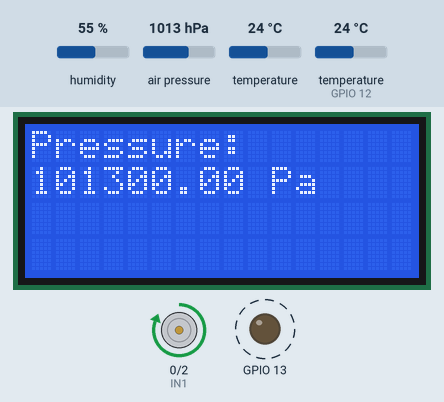
Recording of a sketch running on a simulated ESP8266 (NodeMCU). On the bench: 16×4 character LCD, motor-driver pin pairs drawn as motors (green arrow = first pin HIGH = forward, orange = second pin HIGH = backward, longer = more drive, scaled by the enable pin), output pins drawn as LEDs (lit = HIGH). Dashed ring = blinking. The test bench sets the inputs (shaded band); at power-on: air pressure 1013 hPa, humidity 55 %, temperature 24 °C, temperature (sensor on GPIO 12) 24 °C. Uploads are accepted with an empty reply; what the sketch prints to the serial monitor is not drawn.

Above: at 3.3 s.
3.4 s: air pressure set to 952 hPa
At 4.32 s:
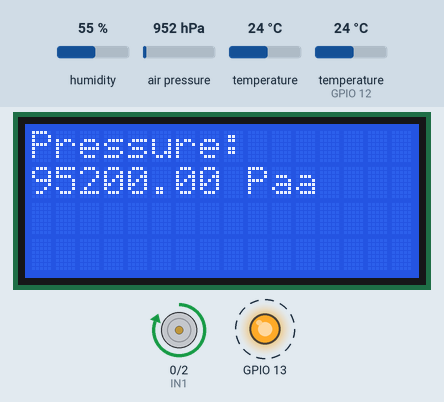
5.6 s: air pressure set to 1030 hPa
At 6.51 s:
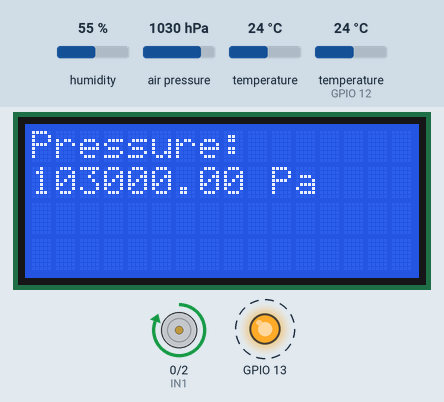
7.3 s: air pressure set to 1032 hPa
At 12.44 s:
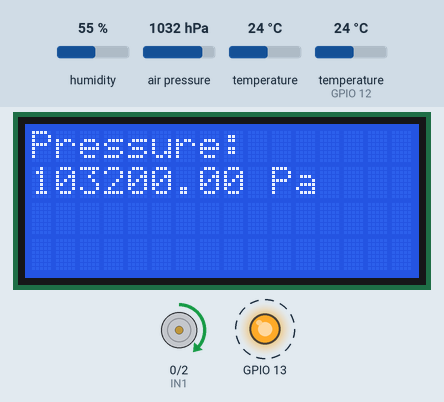
13.6 s: air pressure set to 1010 hPa
At 14.2 s:
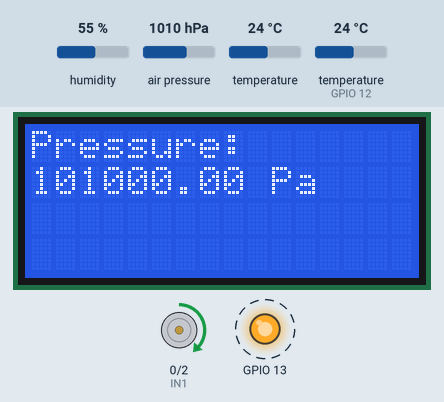
15.5 s: air pressure set to 1008 hPa
At 21.0 s:
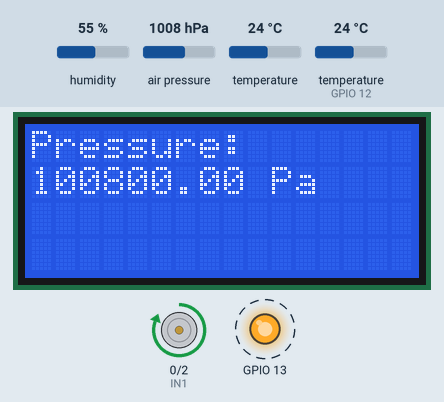
21.8 s: air pressure set to 1013 hPa
24.0 s: air pressure set to 1015 hPa
At 28.84 s:
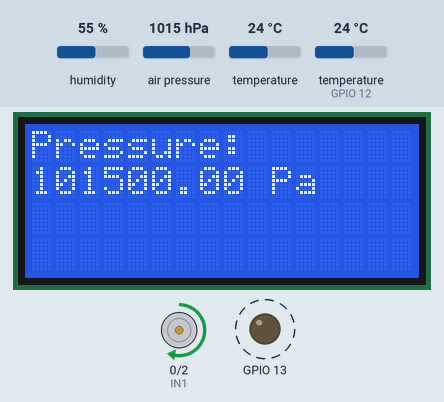
Timing chart, 0 to 31.2 s (numbered marks = the images above; inputs shaded):
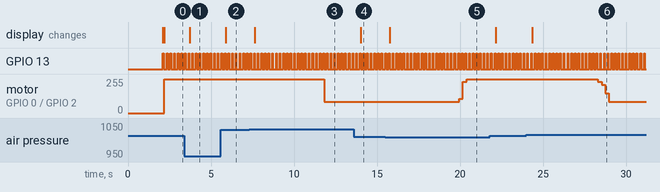

The sketch:

IOT.ino
```cpp
#include <Wire.h>
#include <Ewma.h>
#include <Adafruit_BMP085.h>
#include "UbidotsESPMQTT.h"
#include "PubSubClient.h"
#include <LiquidCrystal_I2C.h>
#include "DHT.h"

#define TOKEN "BBFF-GXxIkg7SN4gF9OKn5bVKyV8alQDdDl"
#define DEVICE_LABEL "esp8266"
#define WIFINAME "MIT"
#define WIFIPASS "28062017"
#define VARIABLE_LABEL1 "temperature"
#define VARIABLE_LABEL2 "pressure"
#define VARIABLE_LABEL3 "humidity"

LiquidCrystal_I2C lcd(0x27, 16, 4);
DHT dht(12, DHT11);
Adafruit_BMP085 bmp;
Ewma adcFilter1(0.01);

int ENA = 14;
int IN1 = 0;
int IN2 = 2;
float e = 0, uk = 0, uk1 = 0;
float pressure = 0, y = 0, temperature = 0, humidity = 0;
float r = 0, MIN_PRESSURE = 0, MAX_PRESSURE = 0;
const int Ts = 150;
int duty = 0;
int brillo=0, brillo2=0;
const int ERROR_VALUE = 65535;

const uint8_t NUMBER_OF_VARIABLES = 3;
char * variable_labels[NUMBER_OF_VARIABLES] = {VARIABLE_LABEL1, VARIABLE_LABEL2, VARIABLE_LABEL3};
int seguro=3;

float estadoout1;
float estadoout2;
float estadoout3;

float value;
uint8_t variable;

Ubidots ubiClient(TOKEN);

WiFiClient client;

void callback(char* topic, byte* payload, unsigned int length) {
  char* variable_label = (char *) malloc(sizeof(char) * 30);;
  get_variable_label_topic(topic, variable_label);
  value = btof(payload, length);
  set_state(variable_label);
  execute_cases();
  free(variable_label);
}

// Parse topic to extract the variable label which changed value
void get_variable_label_topic(char * topic, char * variable_label) {
  Serial.print("topic:");
  Serial.println(topic);
  sprintf(variable_label, "");
  for (int i = 0; i < NUMBER_OF_VARIABLES; i++) {
    char * result_lv = strstr(topic, variable_labels[i]);
    if (result_lv != NULL) {
      uint8_t len = strlen(result_lv);
      char result[100];
      uint8_t i = 0;
      for (i = 0; i < len - 2; i++) {
        result[i] = result_lv[i];
      }
      result[i] = '\0';
      Serial.print("Label is: ");
      Serial.println(result);
      sprintf(variable_label, "%s", result);
      break;
    }
  }
}

// cast from an array of chars to float value.
float btof(byte * payload, unsigned int length) {
  char * demo_ = (char *) malloc(sizeof(char) * 10);
  for (int i = 0; i < length; i++) {
    demo_[i] = payload[i];
  }
  return atof(demo_);
}

// State machine to use switch case
void set_state(char* variable_label) {
  variable = 0;
  for (uint8_t i = 0; i < NUMBER_OF_VARIABLES; i++) {
    if (strcmp(variable_label, variable_labels[i]) == 0) {
      break;
    }
    variable++;
  }
  if (variable >= NUMBER_OF_VARIABLES) variable = ERROR_VALUE; // Not valid
}

// Function with switch case to determine which variable changed and assigned the value accordingly to the code variable
void execute_cases() {
  switch (variable) {
    case 0:
      estadoout1 = value;
      Serial.println(estadoout1);
      Serial.println();
      break;
    case 1:
      estadoout2 = value;
      Serial.println(estadoout2);
      Serial.println();
      break;
    case 2:
      estadoout3 = value;
      Serial.println(estadoout3);
      Serial.println();
      break;

    case ERROR_VALUE:
      Serial.println("error");
      Serial.println();
      break;
    default:
      Serial.println("default");
      Serial.println();
  }

}
/****************************************

 * Main Functions

 ****************************************/

void checkBMP180(){
  for(byte i=0; i<50; i++){
    pressure = bmp.readPressure();
    y = adcFilter1.filter(pressure);
    temperature = bmp.readTemperature();
    MIN_PRESSURE = y;
    MAX_PRESSURE = y + 30;
    r = y + 20;
  }
}

void PIDController(){
  e = r - y;
  uk1 = uk + 0.78*e;
  uk1 = constrain(uk1, 4, 12);
  uk = uk1;
  duty = map(uk1, 4, 12, 341, 1023);
  analogWrite(IN1, 1023);
  analogWrite(IN2, 0);
  analogWrite(ENA, duty);
}

bool processBMP180(){
  pressure = bmp.readPressure();
  y = adcFilter1.filter(pressure);
  temperature = bmp.readTemperature();
  if((r<MIN_PRESSURE)||(r>MAX_PRESSURE)){
    Serial.println("Out of range!");
    while (1) {}
  }
}

void blink(){
  digitalWrite(13, HIGH);
  delay(50);
  digitalWrite(13, LOW);
}

void setup() {
  Serial.begin(115200);
  // put your setup code here, to run once:
  if (!bmp.begin())
    Serial.println("Could not find a valid BMP085 sensor, check wiring!");
  checkBMP180();

  ubiClient.ubidotsSetBroker("industrial.api.ubidots.com"); // Sets the broker properly for the business account
  ubiClient.setDebug(true); // Pass a true or false bool value to activate debug messages

  ubiClient.wifiConnection(WIFINAME, WIFIPASS);
  ubiClient.begin(callback);
  if(!ubiClient.connected()) {
    ubiClient.reconnect();
  }

  char* deviceStatus = getUbidotsDevice(DEVICE_LABEL);
  if (strcmp(deviceStatus, "404") == 0) {
    ubiClient.add(VARIABLE_LABEL1, 0); //Insert your variable Labels and the value to be sent
    ubiClient.ubidotsPublish(DEVICE_LABEL);
    ubiClient.add(VARIABLE_LABEL2, 0); //Insert your variable Labels and the value to be sent
    ubiClient.ubidotsPublish(DEVICE_LABEL);
    ubiClient.add(VARIABLE_LABEL3, 0); //Insert your variable Labels and the value to be sent
    ubiClient.ubidotsPublish(DEVICE_LABEL);
    ubiClient.loop();
  }
  ubiClient.ubidotsSubscribe(DEVICE_LABEL,VARIABLE_LABEL1); //Insert the Device and Variable's Labels
  ubiClient.ubidotsSubscribe(DEVICE_LABEL,VARIABLE_LABEL2); //Insert the Device and Variable's Labels
  ubiClient.ubidotsSubscribe(DEVICE_LABEL,VARIABLE_LABEL3); //Insert the Device and Variable's Labels
  Serial.println(variable_labels[1]);

  pinMode(ENA, OUTPUT);
  pinMode(IN1, OUTPUT);
  pinMode(IN2, OUTPUT);
  pinMode(13, OUTPUT);

  // initialize the LCD
  lcd.init();
  // Turn on the blacklight and print a message.
  lcd.backlight();
  lcd.print("Pressure: ");
  dht.begin();
}

void loop() {
  blink();
  humidity = dht.readHumidity();
  lcd.setCursor(0,1);
  lcd.print(pressure);
  lcd.print(" ");
  lcd.print("Pa");
  processBMP180();
  PIDController();

  Serial.print(y);
  Serial.print("\t");
  Serial.println(r);
  delay(Ts);

  if(!ubiClient.connected()) {
    ubiClient.reconnect();
    ubiClient.ubidotsSubscribe(DEVICE_LABEL,VARIABLE_LABEL1);
    ubiClient.ubidotsSubscribe(DEVICE_LABEL,VARIABLE_LABEL2);
    ubiClient.ubidotsSubscribe(DEVICE_LABEL,VARIABLE_LABEL3);
  }
  ubiClient.add(VARIABLE_LABEL1, temperature);
  ubiClient.add(VARIABLE_LABEL2, pressure);
  ubiClient.add(VARIABLE_LABEL3, humidity);
  ubiClient.ubidotsPublish(DEVICE_LABEL);
}

char* getUbidotsDevice(char* deviceLabel) {
  char* data = (char *) malloc(sizeof(char) * 700);
  char* response = (char *) malloc(sizeof(char) * 400);
  sprintf(data, "GET /api/v1.6/devices/%s/", deviceLabel);
  sprintf(data, "%s HTTP/1.1\r\n", data);
  sprintf(data, "%sHost: industrial.api.ubidots.com\r\nUser-Agent:io/1.0\r\n", data);
  sprintf(data, "%sX-Auth-Token: %s\r\nConnection: close\r\n\r\n", data, TOKEN);
  if (client.connect("industrial.api.ubidots.com", 80)) {
    client.println(data);
  } else {
    return "e";
  }
  free(data);
  int timeout = 0;
  while(!client.available() && timeout < 5000) {
    timeout++;
    if (timeout >= 4999){
    return "e";
    }
  delay(1);
  }
  int i = 0;
  while (client.available()) {
    response[i++] = (char)client.read();
    if (i >= 399){
      break;
    }
  }
  char * pch;
  char * statusCode;
  int j = 0;
  pch = strtok (response, " ");
  while (pch != NULL) {
    if (j == 1 ) {
    statusCode = pch;
    }
  pch = strtok (NULL, " ");
  j++;
  }
  free(response);
  return statusCode;
}
```

Measured:
- the behaviour switches between 1031 and 1032 hPa on air pressure (found by bisection; images 2 and 3)
- the behaviour switches between 1009 and 1008 hPa on air pressure (found by bisection; images 4 and 5)
- the behaviour switches between 1014 and 1015 hPa on air pressure (found by bisection; images 5 and 6)
- after the input at 3.4 s, the display: changes after 0.30 s (image 1)
- after the input at 5.6 s, the display: changes after 0.29 s (image 2)
- after the input at 7.3 s, the display: changes after 0.34 s (image 3)
- after the input at 13.6 s, the display: changes after 0.41 s (image 4)
- after the input at 15.5 s, motor on GPIO 0 (IN1) / GPIO 2 (IN2): forward 85/255 → forward 106/255 after 4.5 s, → forward 233/255 0.22 s later, → forward 255/255 0.22 s later; the display: changes after 0.27 s (image 5)
- after the input at 24.0 s, motor on GPIO 0 (IN1) / GPIO 2 (IN2): forward 255/255 → forward 233/255 after 4.3 s, → forward 212/255 0.24 s later, → forward 148/255 0.22 s later, → forward 85/255 0.22 s later; the display: changes after 0.34 s (image 6)
